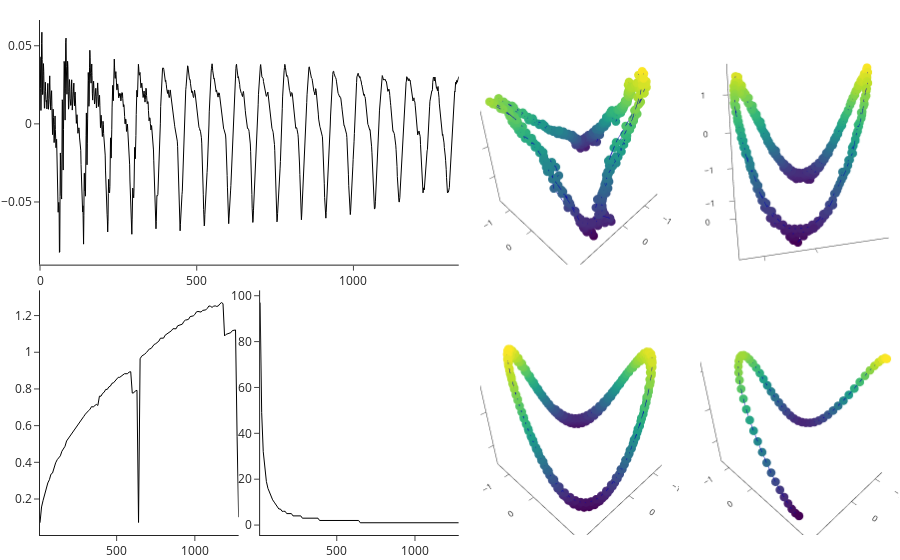

The notebook cell this image was saved under:
### Code cell
fig = make_subplots(
    rows=2, cols=4,
    column_widths=[0.25, 0.25, 0.25, 0.25],
    row_heights=[0.5, 0.5],
    vertical_spacing=0.05,
    horizontal_spacing=0.025,
    specs=[[{"type": "scatter", "colspan": 2}, None, {"type": "scatter3d"},{"type": "scatter3d"}],
           [ {"type": "scatter"}, {"type": "scatter"},{"type": "scatter3d"},{"type": "scatter3d"}]])

fig.add_trace(
    go.Scatter(
    x=np.array(range(len(data))), y=data,
    marker=dict(
        size=2,
        colorscale='Viridis',
    ),
    line=dict(
        color='#000000',
        width=1
    ),
),
    row=1, col=1
)

fig.add_trace(
    go.Scatter(
    x=np.array(range(MP.size))*10+10, y=MP,
    marker=dict(
        size=2,
        colorscale='Viridis',
    ),
    line=dict(
        color='#000000',
        width=1
    )
),
    row=2, col=1
)

fig.add_trace(
    go.Scatter(
    x=np.array(range(AutoDelay.size))*10+10, y=AutoDelay,
    marker=dict(
        size=2,
        colorscale='Viridis',
    ),
    line=dict(
        color='#000000',
        width=1
    )
),
    row=2, col=2
)

for ele in range(4):
    fig.add_trace(
        go.Scatter3d(
        x=X_list[ele], y=Y_list[ele], z=Z_list[ele],
        marker=dict(
            size=3,
            color=Z_list[ele],
            colorscale='Viridis',#'sunset','thermal',
        ),
        line=dict(
            color='#0000b3',
            width=1
        )
    ),
        row=int(ele/2)+1, col=ele%2+3
    )

fig.update_layout(
    margin=dict(r=1, t=20, b=1, l=1),
    showlegend=False,
    template='simple_white',
)

fig.update_layout(
    scene = dict(
        xaxis = dict(tickfont=dict(size=10),tickvals= [-1,0]),
        xaxis_title="",
        yaxis = dict(tickfont=dict(size=10),tickvals= [-1,0]),
        yaxis_title="",
        zaxis = dict(tickfont=dict(size=10),nticks=4),
        zaxis_title="",
        camera=dict(
            up=dict(
                x=0.3,
                y=0.3,
                z=1
            ),
            eye=dict(
                x=1.25,
                y=1.25,
                z=1.25,
            )
        ),),
    scene3 = dict(
        xaxis = dict(tickfont=dict(size=10),tickvals= [-1,0]),
        xaxis_title="",
        yaxis = dict(tickfont=dict(size=10),tickvals= [-1,0]),
        yaxis_title="",
        zaxis = dict(tickfont=dict(size=10),nticks=4),
        zaxis_title="",
        camera=dict(
            up=dict(
                x=0.3,
                y=0.3,
                z=1
            ),
            eye=dict(
                x=1.25,
                y=1.25,
                z=1.25,
            )
        ),),
    scene4 = dict(
        xaxis = dict(tickfont=dict(size=10),tickvals= [-1,0]),
        xaxis_title="",
        yaxis = dict(tickfont=dict(size=10),tickvals= [-1,0]),
        yaxis_title="",
        zaxis = dict(tickfont=dict(size=10),nticks=4),
        zaxis_title="",
        camera=dict(
            up=dict(
                x=0.3,
                y=0.3,
                z=1
            ),
            eye=dict(
                x=1.25,
                y=1.25,
                z=1.25,
            )
        ),),

    scene2 = dict(
    xaxis = dict(tickfont=dict(size=10),tickvals= [-1,0]),
    xaxis_title="x",
    yaxis = dict(tickfont=dict(size=10),tickvals= [-1,0]),
    yaxis_title="y",
    zaxis = dict(tickfont=dict(size=10),nticks=4),
    zaxis_title="z",
    camera=dict(
        up=dict(
            x=0,
            y=0,
            z=1,
        ),
        eye=dict(
            x=2.,
            y=-.5,
            z=.5,
        )
    ),),
)

fig.show()
#pio.write_image(fig, 'E:/Topological_Analysis_of_Time_Series/pictures/pdf_graph_raw/discussion_dimRefine3.pdf',scale=1, width=1080, height=500)

### Figure 1 — Plotly figure (JSON) as saved in the notebook; plotly's stock layout.template omitted (floating-point values rounded to 4 significant figures; data arrays with more than 128 entries replaced by an {"elided": "..."} marker saying what was removed)
{"data": [{"line": {"color": "#000000", "width": 1}, "marker": {"colorscale": [[0, "#440154"], [0.1111, "#482878"], [0.2222, "#3e4989"], [0.3333, "#31688e"], [0.4444, "#26828e"], [0.5556, "#1f9e89"], [0.6667, "#35b779"], [0.7778, "#6ece58"], [0.8889, "#b5de2b"], [1, "#fde725"]], "size": 2}, "type": "scatter", "x": {"elided": "1337 int values"}, "xaxis": "x", "y": {"elided": "1337 float values"}, "yaxis": "y"}, {"line": {"color": "#000000", "width": 1}, "marker": {"colorscale": [[0, "#440154"], [0.1111, "#482878"], [0.2222, "#3e4989"], [0.3333, "#31688e"], [0.4444, "#26828e"], [0.5556, "#1f9e89"], [0.6667, "#35b779"], [0.7778, "#6ece58"], [0.8889, "#b5de2b"], [1, "#fde725"]], "size": 2}, "type": "scatter", "x": [10, 20, 30, 40, 50, 60, 70, 80, 90, 100, 110, 120, 130, 140, 150, 160, 170, 180, 190, 200, 210, 220, 230, 240, 250, 260, 270, 280, 290, 300, 310, 320, 330, 340, 350, 360, 370, 380, 390, 400, 410, 420, 430, 440, 450, 460, 470, 480, 490, 500, 510, 520, 530, 540, 550, 560, 570, 580, 590, 600, 610, 620, 630, 640, 650, 660, 670, 680, 690, 700, 710, 720, 730, 740, 750, 760, 770, 780, 790, 800, 810, 820, 830, 840, 850, 860, 870, 880, 890, 900, 910, 920, 930, 940, 950, 960, 970, 980, 990, 1000, 1010, 1020, 1030, 1040, 1050, 1060, 1070, 1080, 1090, 1100, 1110, 1120, 1130, 1140, 1150, 1160, 1170, 1180, 1190, 1200, 1210, 1220, 1230, 1240, 1250, 1260, 1270, 1280], "xaxis": "x2", "y": [0.07051, 0.1567, 0.1932, 0.2274, 0.2589, 0.2876, 0.305, 0.3352, 0.3412, 0.3744, 0.397, 0.4143, 0.4243, 0.4353, 0.4605, 0.4735, 0.4874, 0.5164, 0.5283, 0.5361, 0.5513, 0.5646, 0.5775, 0.5893, 0.6025, 0.609, 0.6194, 0.6365, 0.6504, 0.6627, 0.6753, 0.681, 0.6898, 0.7039, 0.7017, 0.7083, 0.7159, 0.7102, 0.7607, 0.7604, 0.7758, 0.782, 0.7974, 0.7973, 0.811, 0.8153, 0.8308, 0.8334, 0.8455, 0.8518, 0.8634, 0.8634, 0.8685, 0.8767, 0.883, 0.883, 0.883, 0.8924, 0.8939, 0.7773, 0.7792, 0.7896, 0.7925, 0.07211, 0.9644, 0.9788, 0.9829, 0.9902, 0.9982, 1.012, 1.018, 1.02, 1.031, 1.043, 1.047, 1.052, 1.061, 1.077, 1.077, 1.077, 1.093, 1.098, 1.103, 1.107, 1.117, 1.128, 1.129, 1.128, 1.144, 1.148, 1.149, 1.153, 1.168, 1.175, 1.177, 1.18, 1.194, 1.197, 1.198, 1.206, 1.22, 1.222, 1.221, 1.219, 1.228, 1.228, 1.231, 1.24, 1.252, 1.251, 1.245, 1.251, 1.253, 1.25, 1.252, 1.264, 1.271, 1.265, 1.089, 1.098, 1.1, 1.102, 1.107, 1.118, 1.121, 1.122, 0.542, 0.1009], "yaxis": "y2"}, {"line": {"color": "#000000", "width": 1}, "marker": {"colorscale": [[0, "#440154"], [0.1111, "#482878"], [0.2222, "#3e4989"], [0.3333, "#31688e"], [0.4444, "#26828e"], [0.5556, "#1f9e89"], [0.6667, "#35b779"], [0.7778, "#6ece58"], [0.8889, "#b5de2b"], [1, "#fde725"]], "size": 2}, "type": "scatter", "x": [10, 20, 30, 40, 50, 60, 70, 80, 90, 100, 110, 120, 130, 140, 150, 160, 170, 180, 190, 200, 210, 220, 230, 240, 250, 260, 270, 280, 290, 300, 310, 320, 330, 340, 350, 360, 370, 380, 390, 400, 410, 420, 430, 440, 450, 460, 470, 480, 490, 500, 510, 520, 530, 540, 550, 560, 570, 580, 590, 600, 610, 620, 630, 640, 650, 660, 670, 680, 690, 700, 710, 720, 730, 740, 750, 760, 770, 780, 790, 800, 810, 820, 830, 840, 850, 860, 870, 880, 890, 900, 910, 920, 930, 940, 950, 960, 970, 980, 990, 1000, 1010, 1020, 1030, 1040, 1050, 1060, 1070, 1080, 1090, 1100, 1110, 1120, 1130, 1140, 1150, 1160, 1170, 1180, 1190, 1200, 1210, 1220, 1230, 1240, 1250, 1260, 1270, 1280], "xaxis": "x3", "y": [97, 49, 32, 24, 19, 16, 14, 12, 11, 10, 9, 8, 7, 7, 6, 6, 6, 5, 5, 5, 5, 4, 4, 4, 4, 4, 4, 3, 3, 3, 3, 3, 3, 3, 3, 3, 3, 3, 2, 2, 2, 2, 2, 2, 2, 2, 2, 2, 2, 2, 2, 2, 2, 2, 2, 2, 2, 2, 2, 2, 2, 2, 2, 2, 1, 1, 1, 1, 1, 1, 1, 1, 1, 1, 1, 1, 1, 1, 1, 1, 1, 1, 1, 1, 1, 1, 1, 1, 1, 1, 1, 1, 1, 1, 1, 1, 1, 1, 1, 1, 1, 1, 1, 1, 1, 1, 1, 1, 1, 1, 1, 1, 1, 1, 1, 1, 1, 1, 1, 1, 1, 1, 1, 1, 1, 1, 1, 1], "yaxis": "y3"}, {"line": {"color": "#0000b3", "width": 1}, "marker": {"color": {"elided": "464 float values"}, "colorscale": [[0, "#440154"], [0.1111, "#482878"], [0.2222, "#3e4989"], [0.3333, "#31688e"], [0.4444, "#26828e"], [0.5556, "#1f9e89"], [0.6667, "#35b779"], [0.7778, "#6ece58"], [0.8889, "#b5de2b"], [1, "#fde725"]], "size": 3}, "scene": "scene", "type": "scatter3d", "x": {"elided": "464 float values"}, "y": {"elided": "464 float values"}, "z": {"elided": "464 float values"}}, {"line": {"color": "#0000b3", "width": 1}, "marker": {"color": {"elided": "347 float values"}, "colorscale": [[0, "#440154"], [0.1111, "#482878"], [0.2222, "#3e4989"], [0.3333, "#31688e"], [0.4444, "#26828e"], [0.5556, "#1f9e89"], [0.6667, "#35b779"], [0.7778, "#6ece58"], [0.8889, "#b5de2b"], [1, "#fde725"]], "size": 3}, "scene": "scene2", "type": "scatter3d", "x": {"elided": "347 float values"}, "y": {"elided": "347 float values"}, "z": {"elided": "347 float values"}}, {"line": {"color": "#0000b3", "width": 1}, "marker": {"color": {"elided": "338 float values"}, "colorscale": [[0, "#440154"], [0.1111, "#482878"], [0.2222, "#3e4989"], [0.3333, "#31688e"], [0.4444, "#26828e"], [0.5556, "#1f9e89"], [0.6667, "#35b779"], [0.7778, "#6ece58"], [0.8889, "#b5de2b"], [1, "#fde725"]], "size": 3}, "scene": "scene3", "type": "scatter3d", "x": {"elided": "338 float values"}, "y": {"elided": "338 float values"}, "z": {"elided": "338 float values"}}, {"line": {"color": "#0000b3", "width": 1}, "marker": {"color": [1.704, 1.659, 1.568, 1.442, 1.291, 1.115, 0.9089, 0.6758, 0.4249, 0.171, -0.07505, -0.309, -0.5299, -0.7336, -0.9118, -1.055, -1.158, -1.225, -1.261, -1.265, -1.236, -1.171, -1.069, -0.9326, -0.772, -0.5952, -0.4039, -0.1977, 0.02031, 0.2413, 0.4537, 0.6452, 0.8117, 0.9552, 1.075, 1.163, 1.214, 1.224, 1.197, 1.142, 1.065, 0.963, 0.8331, 0.6778, 0.5048, 0.3221, 0.1349, -0.0586, -0.2628, -0.4752, -0.6841, -0.8797, -1.059, -1.222, -1.369, -1.492, -1.58, -1.622], "colorscale": [[0, "#440154"], [0.1111, "#482878"], [0.2222, "#3e4989"], [0.3333, "#31688e"], [0.4444, "#26828e"], [0.5556, "#1f9e89"], [0.6667, "#35b779"], [0.7778, "#6ece58"], [0.8889, "#b5de2b"], [1, "#fde725"]], "size": 3}, "scene": "scene4", "type": "scatter3d", "x": [-0.6233, -0.722, -0.8139, -0.8992, -0.9777, -1.047, -1.106, -1.153, -1.188, -1.213, -1.227, -1.231, -1.223, -1.205, -1.179, -1.146, -1.107, -1.061, -1.01, -0.9523, -0.8899, -0.8233, -0.7527, -0.6783, -0.5994, -0.5157, -0.4284, -0.3387, -0.2466, -0.1518, -0.05442, 0.0462, 0.1494, 0.2538, 0.3586, 0.4638, 0.5687, 0.6723, 0.7733, 0.8689, 0.9574, 1.038, 1.111, 1.175, 1.229, 1.272, 1.304, 1.326, 1.341, 1.347, 1.346, 1.337, 1.323, 1.306, 1.286, 1.264, 1.239, 1.21], "y": [1.883, 1.793, 1.692, 1.579, 1.457, 1.327, 1.191, 1.048, 0.9, 0.7487, 0.5959, 0.4437, 0.2937, 0.1473, 0.005261, -0.1315, -0.2623, -0.3868, -0.5046, -0.6153, -0.7193, -0.8167, -0.9064, -0.9873, -1.058, -1.12, -1.172, -1.215, -1.248, -1.268, -1.276, -1.271, -1.255, -1.227, -1.186, -1.131, -1.063, -0.9806, -0.886, -0.7799, -0.6628, -0.536, -0.4013, -0.2611, -0.1173, 0.02786, 0.173, 0.3166, 0.4568, 0.5917, 0.7199, 0.8407, 0.9544, 1.062, 1.163, 1.258, 1.347, 1.431], "z": [1.704, 1.659, 1.568, 1.442, 1.291, 1.115, 0.9089, 0.6758, 0.4249, 0.171, -0.07505, -0.309, -0.5299, -0.7336, -0.9118, -1.055, -1.158, -1.225, -1.261, -1.265, -1.236, -1.171, -1.069, -0.9326, -0.772, -0.5952, -0.4039, -0.1977, 0.02031, 0.2413, 0.4537, 0.6452, 0.8117, 0.9552, 1.075, 1.163, 1.214, 1.224, 1.197, 1.142, 1.065, 0.963, 0.8331, 0.6778, 0.5048, 0.3221, 0.1349, -0.0586, -0.2628, -0.4752, -0.6841, -0.8797, -1.059, -1.222, -1.369, -1.492, -1.58, -1.622]}], "layout": {"margin": {"b": 1, "l": 1, "r": 1, "t": 20}, "scene": {"camera": {"eye": {"x": 1.25, "y": 1.25, "z": 1.25}, "up": {"x": 0.3, "y": 0.3, "z": 1}}, "domain": {"x": [0.5125, 0.7438], "y": [0.525, 1]}, "xaxis": {"tickfont": {"size": 10}, "tickvals": [-1, 0], "title": {"text": ""}}, "yaxis": {"tickfont": {"size": 10}, "tickvals": [-1, 0], "title": {"text": ""}}, "zaxis": {"nticks": 4, "tickfont": {"size": 10}, "title": {"text": ""}}}, "scene2": {"camera": {"eye": {"x": 2, "y": -0.5, "z": 0.5}, "up": {"x": 0, "y": 0, "z": 1}}, "domain": {"x": [0.7688, 1], "y": [0.525, 1]}, "xaxis": {"tickfont": {"size": 10}, "tickvals": [-1, 0], "title": {"text": "x"}}, "yaxis": {"tickfont": {"size": 10}, "tickvals": [-1, 0], "title": {"text": "y"}}, "zaxis": {"nticks": 4, "tickfont": {"size": 10}, "title": {"text": "z"}}}, "scene3": {"camera": {"eye": {"x": 1.25, "y": 1.25, "z": 1.25}, "up": {"x": 0.3, "y": 0.3, "z": 1}}, "domain": {"x": [0.5125, 0.7438], "y": [0, 0.475]}, "xaxis": {"tickfont": {"size": 10}, "tickvals": [-1, 0], "title": {"text": ""}}, "yaxis": {"tickfont": {"size": 10}, "tickvals": [-1, 0], "title": {"text": ""}}, "zaxis": {"nticks": 4, "tickfont": {"size": 10}, "title": {"text": ""}}}, "scene4": {"camera": {"eye": {"x": 1.25, "y": 1.25, "z": 1.25}, "up": {"x": 0.3, "y": 0.3, "z": 1}}, "domain": {"x": [0.7688, 1], "y": [0, 0.475]}, "xaxis": {"tickfont": {"size": 10}, "tickvals": [-1, 0], "title": {"text": ""}}, "yaxis": {"tickfont": {"size": 10}, "tickvals": [-1, 0], "title": {"text": ""}}, "zaxis": {"nticks": 4, "tickfont": {"size": 10}, "title": {"text": ""}}}, "showlegend": false, "xaxis": {"anchor": "y", "domain": [0, 0.4875]}, "xaxis2": {"anchor": "y2", "domain": [0, 0.2313]}, "xaxis3": {"anchor": "y3", "domain": [0.2563, 0.4875]}, "yaxis": {"anchor": "x", "domain": [0.525, 1]}, "yaxis2": {"anchor": "x2", "domain": [0, 0.475]}, "yaxis3": {"anchor": "x3", "domain": [0, 0.475]}}}
